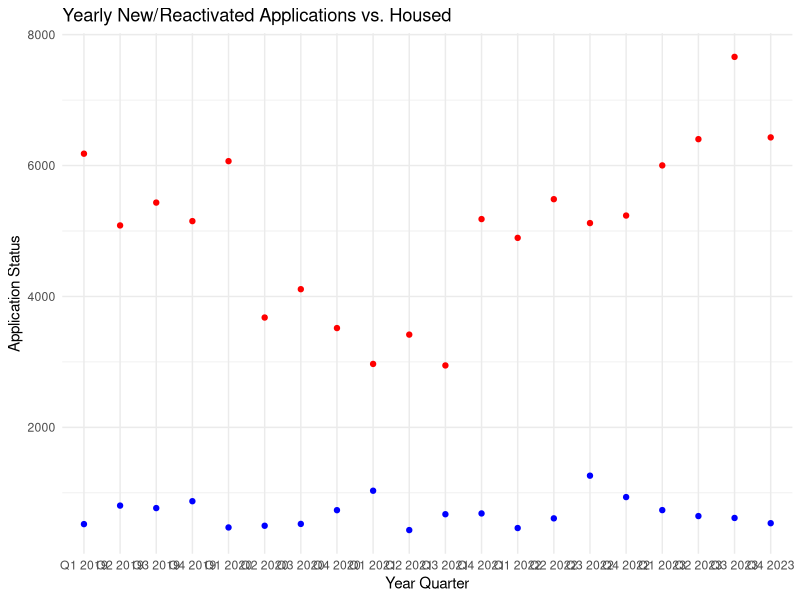
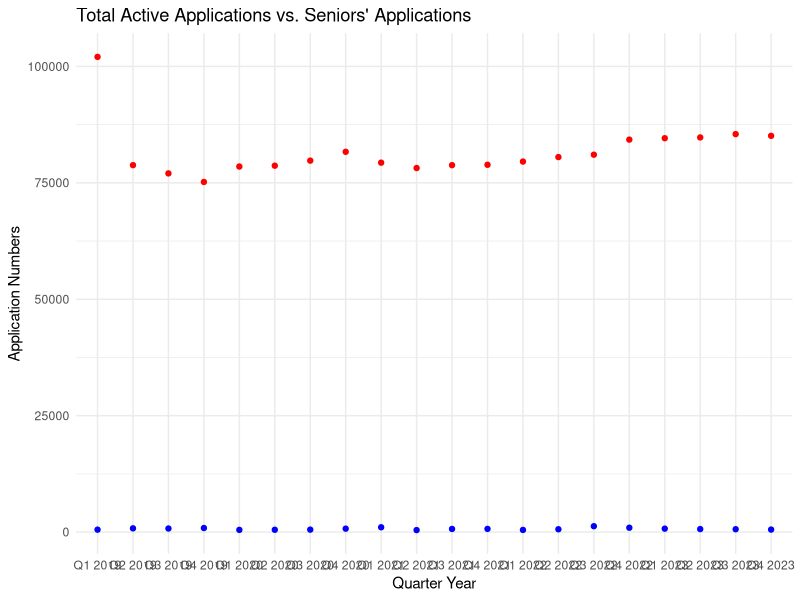
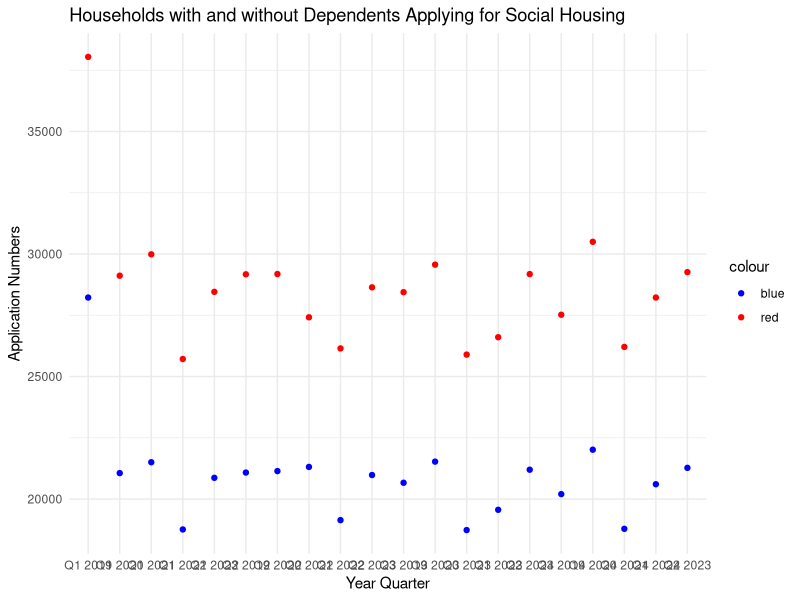

Write the R code that produced these figures, in order. (Note: this script raises an error after producing the figures.)
## ---- chunk 1
#| include: false
#| warning: false
#| message: false

library(tidyverse)
library(palmerpenguins)

analysis_data <- read_csv(here::here("data/analysis_data.csv"))
## ---- chunk 2
#| label: data-overview
#| fig-cap: Data Overview
#| echo: false

library(knitr)

display<-select(analysis_data,quarter_year, household_no_dependents, household_with_dependents, new_reactivated,total_active_waiting_list)

kable(head(analysis_data))

## ---- chunk 3
#| label: new-and-housed
#| fig.pos: H
#| echo: false
#| eval: true
#| warning: false
#| message: false

# Load required packages
library(ggplot2)

# Extract relevant columns with adjusted column names
year_quarter <- analysis_data$quarter_year
new_reactivated_applications <- analysis_data$new_reactivated
housed <- analysis_data$housed

# Create a data frame
plot_data <- data.frame(
              quarter_year = year_quarter,
              test = new_reactivated_applications,
              housed = housed
            )

# Convert Quarter/Year to factor to maintain order
plot_data$quarter_year <- 
  factor(plot_data$quarter_year, levels = unique(plot_data$quarter_year))

# Create a dot plot
ggplot(plot_data, 
       aes(x = quarter_year)) +
  geom_point(aes(y = test), color = "red") +
  geom_point(aes(y = housed), color = "blue") +
  scale_color_manual(values = c("blue", "red")) +
  labs(title = "Yearly New/Reactivated Applications vs. Housed",
       x = "Year Quarter",
       y = "Application Status") +
  theme_minimal() +
  theme(legend.title = element_blank())

## ---- chunk 4
#| label: total-and-seniors
#| fig.pos: H
#| echo: false
#| eval: true
#| warning: false
#| message: false

# Load required packages
library(ggplot2)

# Extract relevant columns with adjusted column names
year_quarter <- analysis_data$quarter_year
test <- analysis_data$total_active_waiting_list
seniors <- analysis_data$seniors

# Create a data frame
plot_data <- data.frame(
              quarter_year = year_quarter,
              test = test,
              seniors = seniors
            )

# Convert Quarter/Year to factor to maintain order
plot_data$quarter_year <- 
  factor(plot_data$quarter_year, levels = unique(plot_data$quarter_year))

# Create a dot plot
ggplot(plot_data, aes(x = quarter_year)) +
  geom_point(aes(y = test), color = "red") +
  geom_point(aes(y = housed), color = "blue") +
  scale_color_manual(values = c("blue", "red")) +
  labs(title = "Total Active Applications vs. Seniors' Applications",
       x = "Quarter Year",
       y = "Application Numbers") +
  theme_minimal() +
  theme(legend.title = element_blank())

## ---- chunk 5
#| label: dependents-or-not
#| fig.pos: H
#| echo: false
#| eval: true
#| warning: false
#| message: false

# Load required packages
library(ggplot2)

# Extract relevant columns with adjusted column names
year_quarter <- analysis_data$quarter_year
test1 <- analysis_data$household_no_dependents
test2 <- analysis_data$household_with_dependents

# Create a data frame
plot_data <- data.frame(Year_Quarter = year_quarter,
                        test1 = test1,
                        test2 = test2)



# Create a line plot
ggplot(plot_data, aes(x = Year_Quarter)) +
  geom_point(aes(y = test1, color = "red",group = 1)) +
  geom_point(aes(y = test2, color = "blue",group = 2)) +
  scale_color_manual(values = c("blue", "red")) +
  labs(title = "Households with and without Dependents Applying for Social Housing",
       x = "Year Quarter",
       y = "Application Numbers") +
  theme_minimal()

## ---- chunk 6
#| label: cancelled-vs-total
#| fig.pos: H
#| echo: false
#| eval: true
#| warning: false
#| message: false

# Load required packages
library(ggplot2)

# Extract relevant columns with adjusted column names
year_quarter <- analysis_data$quarter_year
test <- analysis_data$total_active_waiting_list
inactive_cancelled <- analysis_data$inactive_cancelled

# Create a data frame
plot_data <- data.frame(
              quarter_year = year_quarter,
              test = total_active_waiting_list ,
              inactive_cancelled = inactive_cancelled
            )

# Convert Quarter/Year to factor to maintain order
plot_data$quarter_year <- 
  factor(plot_data$quarter_year, levels = unique(plot_data$quarter_year))

# Extract relevant columns
inactive_cancelled <- analysis_data$inactive_cancelled
total_active_waiting_list <- analysis_data$total_active_waiting_list

# Add the new data to the existing plot_data data frame
plot_data$Inactive_Cancelled <- inactive_cancelled
plot_data$Total_Active_Waiting_List <- total_active_waiting_list

# Create a dot plot
ggplot(plot_data, aes(x = quarter_year)) +
  geom_point(aes(y = Inactive_Cancelled, color = "Inactive/Cancelled")) +
  geom_point(aes(y = Total_Active_Waiting_List, color = "Total Active Waiting List")) +
  scale_color_manual(values = c("blue", "red")) +
  labs(title = "Inactive/Cancelled vs Total Active Waiting List",
       x = "Quarter Year",
       y = "Application Status") +
  theme_minimal() +
  theme(legend.title = element_blank())


